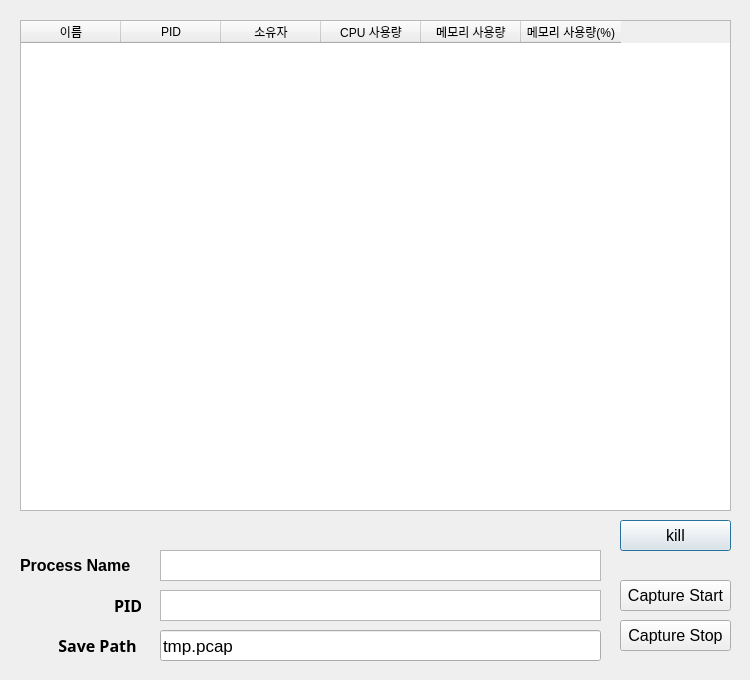
<?xml version="1.0" encoding="UTF-8"?>
<ui version="4.0">
 <class>Dialog</class>
 <widget class="QDialog" name="Dialog">
  <property name="enabled">
   <bool>true</bool>
  </property>
  <property name="geometry">
   <rect>
    <x>0</x>
    <y>0</y>
    <width>750</width>
    <height>680</height>
   </rect>
  </property>
  <property name="minimumSize">
   <size>
    <width>750</width>
    <height>680</height>
   </size>
  </property>
  <property name="maximumSize">
   <size>
    <width>750</width>
    <height>680</height>
   </size>
  </property>
  <property name="windowTitle">
   <string notr="true">Task Manager</string>
  </property>
  <widget class="QTableWidget" name="tableWidget">
   <property name="geometry">
    <rect>
     <x>20</x>
     <y>20</y>
     <width>711</width>
     <height>491</height>
    </rect>
   </property>
   <property name="minimumSize">
    <size>
     <width>0</width>
     <height>0</height>
    </size>
   </property>
   <column>
    <property name="text">
     <string>이름</string>
    </property>
   </column>
   <column>
    <property name="text">
     <string>PID</string>
    </property>
   </column>
   <column>
    <property name="text">
     <string>소유자</string>
    </property>
   </column>
   <column>
    <property name="text">
     <string>CPU 사용량</string>
    </property>
   </column>
   <column>
    <property name="text">
     <string>메모리 사용량</string>
    </property>
   </column>
   <column>
    <property name="text">
     <string>메모리 사용량(%)</string>
    </property>
   </column>
  </widget>
  <widget class="QPushButton" name="pushButton">
   <property name="geometry">
    <rect>
     <x>620</x>
     <y>520</y>
     <width>111</width>
     <height>31</height>
    </rect>
   </property>
   <property name="font">
    <font>
     <pointsize>12</pointsize>
    </font>
   </property>
   <property name="text">
    <string>kill</string>
   </property>
  </widget>
  <widget class="QTextEdit" name="textEdit_3">
   <property name="geometry">
    <rect>
     <x>160</x>
     <y>550</y>
     <width>441</width>
     <height>31</height>
    </rect>
   </property>
   <property name="font">
    <font>
     <pointsize>13</pointsize>
    </font>
   </property>
   <property name="readOnly">
    <bool>true</bool>
   </property>
  </widget>
  <widget class="QPushButton" name="pushButton_2">
   <property name="geometry">
    <rect>
     <x>620</x>
     <y>580</y>
     <width>111</width>
     <height>31</height>
    </rect>
   </property>
   <property name="font">
    <font>
     <pointsize>12</pointsize>
    </font>
   </property>
   <property name="text">
    <string>Capture Start</string>
   </property>
  </widget>
  <widget class="QPushButton" name="pushButton_4">
   <property name="geometry">
    <rect>
     <x>620</x>
     <y>620</y>
     <width>111</width>
     <height>31</height>
    </rect>
   </property>
   <property name="font">
    <font>
     <pointsize>12</pointsize>
    </font>
   </property>
   <property name="text">
    <string>Capture Stop</string>
   </property>
  </widget>
  <widget class="QTextEdit" name="textEdit_5">
   <property name="geometry">
    <rect>
     <x>160</x>
     <y>590</y>
     <width>441</width>
     <height>31</height>
    </rect>
   </property>
   <property name="font">
    <font>
     <pointsize>13</pointsize>
    </font>
   </property>
   <property name="readOnly">
    <bool>true</bool>
   </property>
  </widget>
  <widget class="QLabel" name="label">
   <property name="geometry">
    <rect>
     <x>20</x>
     <y>550</y>
     <width>121</width>
     <height>31</height>
    </rect>
   </property>
   <property name="font">
    <font>
     <pointsize>12</pointsize>
     <weight>75</weight>
     <bold>true</bold>
    </font>
   </property>
   <property name="text">
    <string>Process Name</string>
   </property>
  </widget>
  <widget class="QLabel" name="label_2">
   <property name="geometry">
    <rect>
     <x>110</x>
     <y>590</y>
     <width>31</width>
     <height>31</height>
    </rect>
   </property>
   <property name="font">
    <font>
     <family>굴림</family>
     <pointsize>12</pointsize>
     <weight>75</weight>
     <bold>true</bold>
    </font>
   </property>
   <property name="text">
    <string> PID</string>
   </property>
  </widget>
  <widget class="QLabel" name="label_3">
   <property name="geometry">
    <rect>
     <x>50</x>
     <y>630</y>
     <width>101</width>
     <height>31</height>
    </rect>
   </property>
   <property name="font">
    <font>
     <family>굴림</family>
     <pointsize>12</pointsize>
     <weight>75</weight>
     <bold>true</bold>
    </font>
   </property>
   <property name="text">
    <string>  Save Path</string>
   </property>
  </widget>
  <widget class="QLineEdit" name="lineEdit">
   <property name="geometry">
    <rect>
     <x>160</x>
     <y>630</y>
     <width>441</width>
     <height>31</height>
    </rect>
   </property>
   <property name="font">
    <font>
     <pointsize>13</pointsize>
    </font>
   </property>
   <property name="text">
    <string>tmp.pcap</string>
   </property>
  </widget>
 </widget>
 <resources/>
 <connections/>
</ui>
